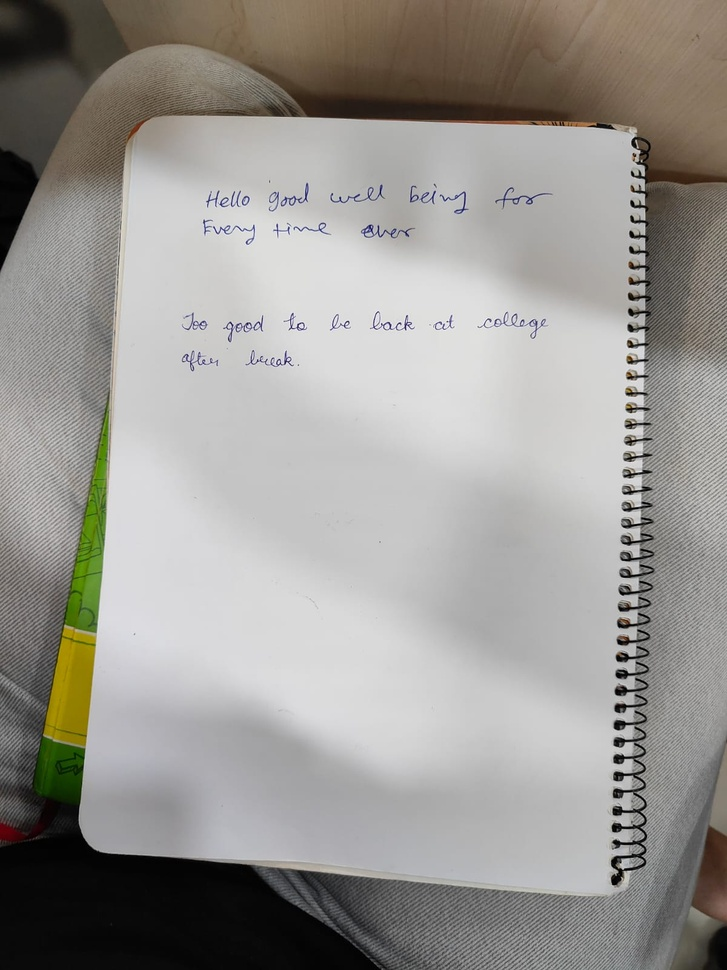
#> input picture data/images/4.jpg, 727 x 970 px, shrunk from 1200 x 1600 before the run
$ python preprocessor.py
#> lines starting #> are read from the running program, lines starting #| are printed output that depends on the picture; after the words box and inside, x2 and y2 are one past the last pixel; in counts of white or black regions, pixels touching at a corner belong together
import cv2
import numpy as np

def crop_to_text(image_path):
    # Step 1: Read the image
#> called with image_path = '../data/images/4.jpg'
    image = cv2.imread(image_path)
#> image is the input picture: shape (970, 727, 3); mean B, G, R 147, 151.3, 153.8

    # Step 2: Convert to grayscale
    gray = cv2.cvtColor(image, cv2.COLOR_BGR2GRAY)
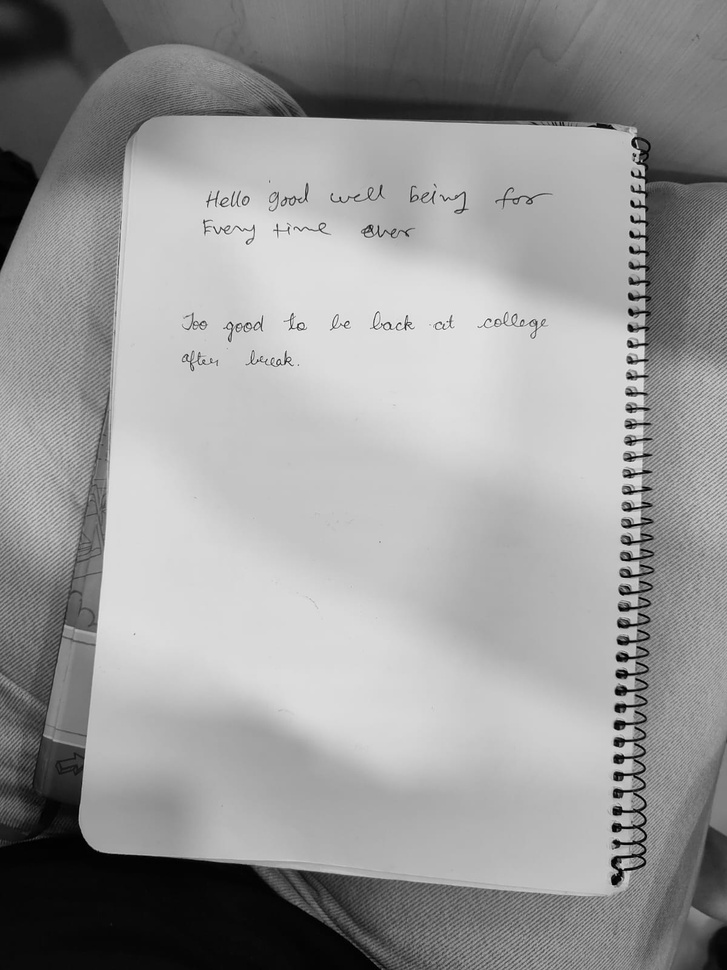
#> gray: shape (970, 727); min 0, max 253, mean 151.5

    # Step 3: Apply adaptive thresholding
    binary = cv2.adaptiveThreshold(gray, 255, cv2.ADAPTIVE_THRESH_GAUSSIAN_C,
                                   cv2.THRESH_BINARY_INV, 11, 30)
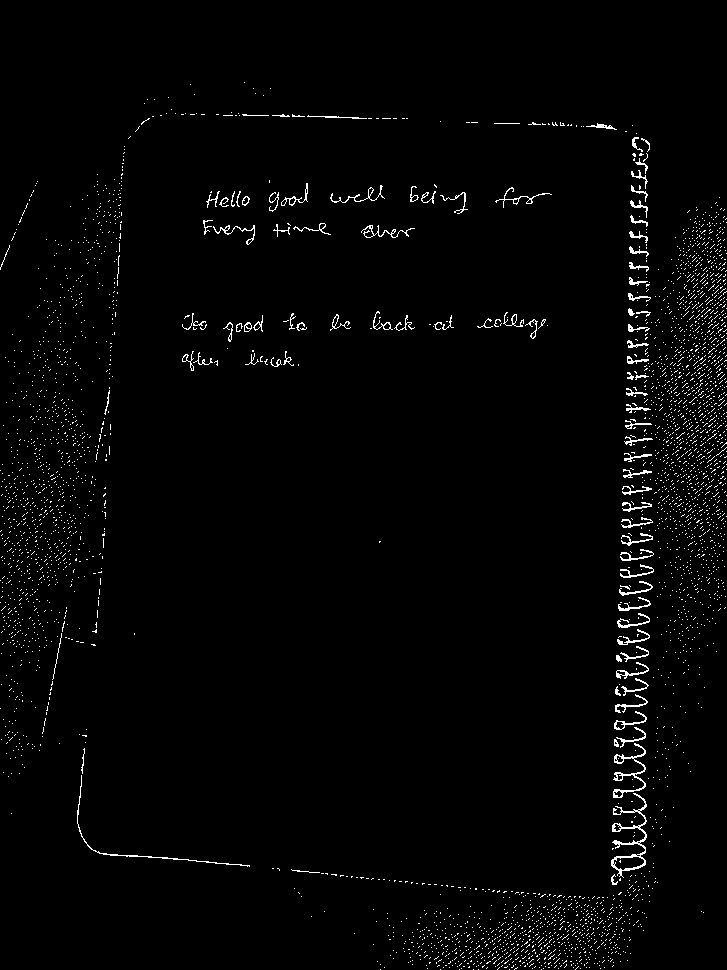
#> binary: shape (970, 727); 1.9% white in thin lines or dots

    # Step 4: Use morphological operations to reduce noise and close gaps between text
    kernel = np.ones((5, 5), np.uint8)  # Adjust kernel size as needed
    closing = cv2.morphologyEx(binary, cv2.MORPH_CLOSE, kernel)
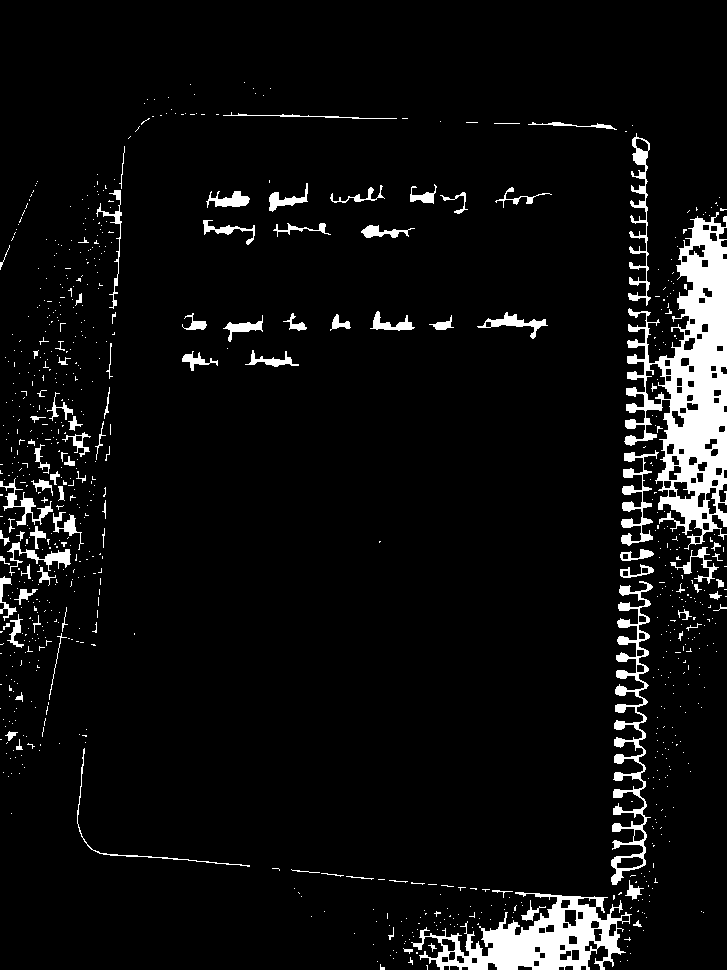
#> closing: shape (970, 727); 5.9% white; 813 white regions (713 under 20 px)

    # Step 5: Find contours
    contours, _ = cv2.findContours(closing, cv2.RETR_EXTERNAL, cv2.CHAIN_APPROX_SIMPLE)
#> contours = 811 contours, 753 with area under 20; largest, box (x1, y1, x2, y2) and area: (624, 212, 727, 550) 17302, (411, 892, 632, 970) 7950, (611, 581, 653, 885) 3098, (628, 133, 651, 306) 884, (621, 450, 659, 546) 796

    # Step 6: Combine contours to find the bounding box around all text
    if contours:
        # Create an empty mask to draw contours on
        mask = np.zeros_like(binary)

        # Draw all contours on the mask
        for contour in contours:
            cv2.drawContours(mask, [contour], -1, (255), thickness=cv2.FILLED)
#> this loop made 811 passes
#> contour on passes 1, 3, 4: [[426, 965], [427, 966], [427, 969], [427, 965]], [[620, 961]], [[377, 961]]
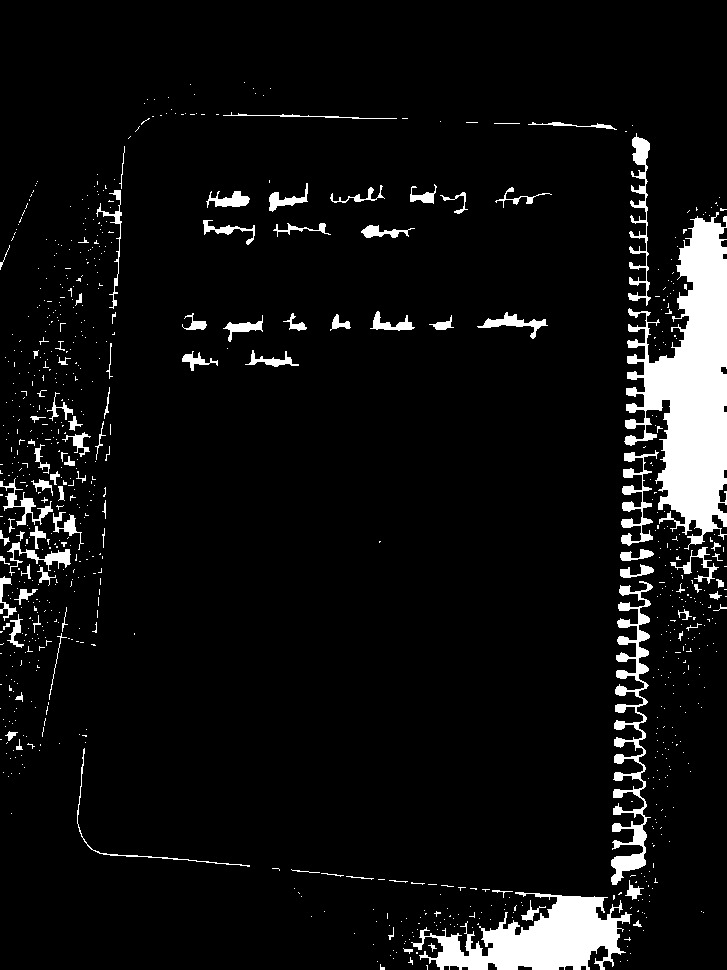
#> mask: shape (970, 727); 6.7% white; 811 white regions (712 under 20 px)

        # Find contours again on the filled mask
        combined_contours, _ = cv2.findContours(mask, cv2.RETR_EXTERNAL, cv2.CHAIN_APPROX_SIMPLE)
#> combined_contours has the same summary as contours

        # Get the bounding box of the combined contours
        x, y, w, h = cv2.boundingRect(combined_contours[0])
#> x = 426; y = 965; w = 2; h = 5

        # Step 7: Crop the image using the combined bounding box
        cropped_image = image[y:y+h, x:x+w]

        # Display or save the cropped image
        cv2.imshow('Cropped Image', cropped_image)
        cv2.waitKey(0)
        cv2.destroyAllWindows()

        return cropped_image
    else:
        print("No contours found!")
        return None

# Example usage
cropped_image = crop_to_text('../data/images/4.jpg')

$ run again, with data/images/2.jpg copied over data/images/4.jpg
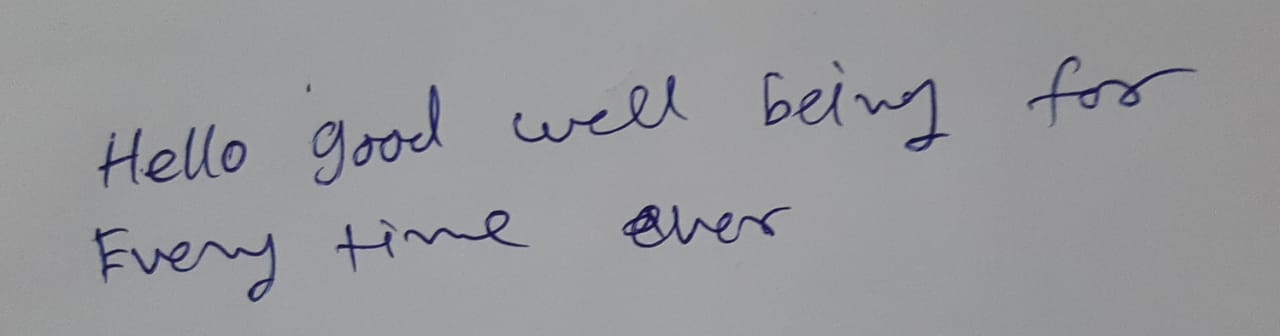
#> input picture data/images/2.jpg, 1280 x 336 px
#> in crop_to_text, image is the input picture: shape (336, 1280, 3); mean B, G, R 155, 151.7, 151.2
#> in crop_to_text, `binary = cv2.adaptiveThreshold(gray, 255, cv2.ADAPTIVE_THRESH_GAUSSIAN..`:
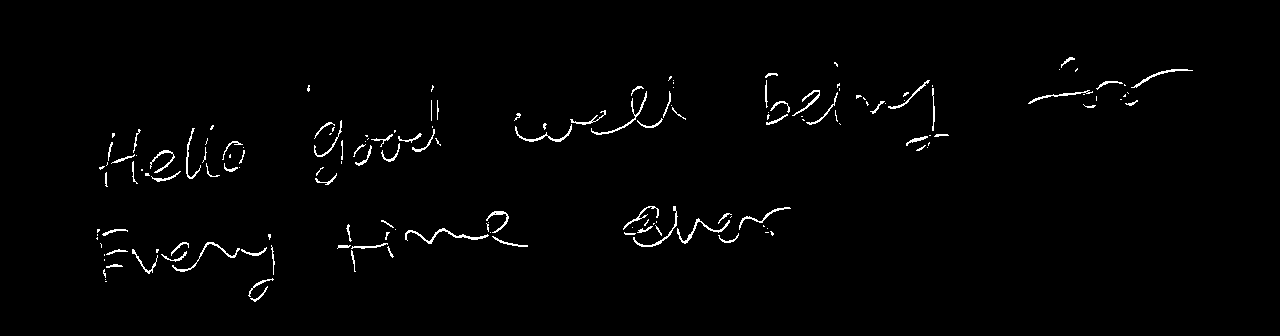
#> binary: shape (336, 1280); 1.4% white in thin lines or dots, all inside (x1, y1, x2, y2) = (96, 57, 1193, 302)
#> contours = 67 contours, 34 with area under 20; largest, box (x1, y1, x2, y2) and area: (623, 206, 739, 247) 1278, (104, 242, 275, 302) 599, (405, 211, 528, 247) 586, (765, 73, 820, 125) 573, (591, 86, 686, 135) 236
#> the loop in crop_to_text, `for contour in contours:` made 67 passes
#> contour on passes 3, 6, 16, 28, 29, 33, 35, 46: [[100, 243], [101, 244], [101, 247], [101, 244]], [[395, 229]], [[141, 169], [141, 170], [142, 170], [142, 169]], [[330, 133], [329, 134], [330, 134], [331, 133]], [[394, 130], [394, 132], [395, 132], [395, 130]], [[432, 126], [432, 127]], [[839, 123], [840, 124]], [[431, 100], [431, 120]]
#> after the loop in crop_to_text, `for contour in contours:`:
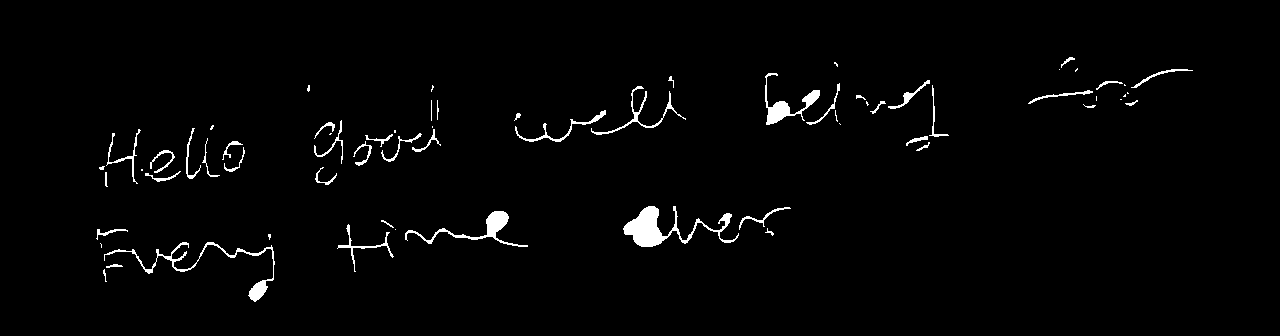
#> mask: shape (336, 1280); 1.9% white; 67 white regions (22 under 20 px)
#> combined_contours has the same summary as contours
#> x = 103; y = 269; w = 4; h = 13
